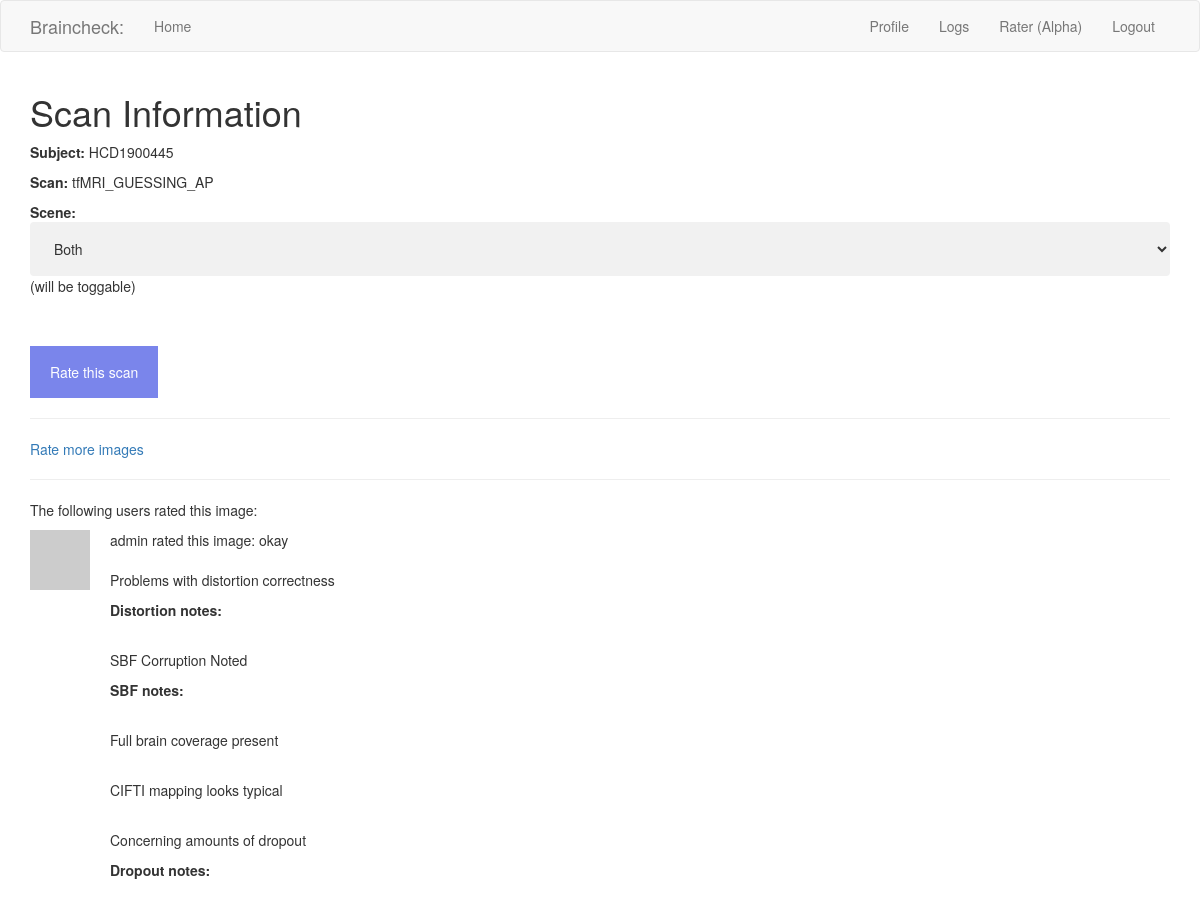
The app's page /scan_rater/HCD1900445/tfMRI_GUESSING_AP (signed in) with its own data.
### app/models.py (models this page shows, shortened)
class ScanRater(db.Model):
    __tablename__ = 'scan_ratings'
    id = db.Column(db.Integer, primary_key=True)
    subj_name = db.Column(db.String, index=True)
    scan_type = db.Column(db.String, index = True)
    distort_okay = db.Column(db.String, index=True)
    distort_notes = db.Column(db.String, index=True)
    SBF_corr = db.Column(db.String, index=True)
    SBF_corr_notes = db.Column(db.String, index=True)
    full_brain_cov = db.Column(db.String, index=True)
    full_brain_notes = db.Column(db.String, index=True)
    CIFTI_map = db.Column(db.String, index=True)
    CIFTI_notes = db.Column(db.String, index=True)
    dropout = db.Column(db.String, index=True)
    dropout_notes = db.Column(db.String, index=True)
    rating = db.Column(db.Integer, index=True)
    notes = db.Column(db.String)
    user_id = db.Column(db.Integer, db.ForeignKey('usernames.id'))

class Usernames(db.Model, UserMixin):
    __tablename__ = 'usernames'
    id = db.Column(db.Integer, primary_key=True)
    username = db.Column(db.String, index=True, unique=True)
    pass_hash = db.Column(db.String)
    about_me = db.Column(db.String(140))
    last_seen = db.Column(db.DateTime, default=datetime.utcnow)
    broadcasts = db.relationship('Broadcasts', backref='mod', lazy='dynamic')
    scan_ratings = db.relationship('ScanRater', backref='scan_rater', lazy = 'dynamic')
    def avatar(self, size):
        digest = md5(self.username.lower().encode('utf-8')).hexdigest()
        return 'https://gravatar.com/avatar/{}?d=identicon&s={}'.format(digest, size)

### app/routes.py (the view, shortened to what this page needs)
@app.route('/scan_rater/<subject>/<filename>', methods=['GET', 'POST'])
@login_required
def scan_rater(subject, filename):
    scan = filename
    images = []
    for file in files:
        if subject in file and scan in file:
            images.append(file)
    scene = 0
    if 'scene1' in filename:
        scene = 1
    elif 'scene2' in filename:
        scene = 2
    scan_ratings = db.session.query(ScanRater).filter_by(subj_name=subject, scan_type=scan)
    form = ImgRating()
    scene_form = SceneChoose()
    return render_template('rate_image.html', image_ratings=scan_ratings, form=form, filename=filename, subject=subject, scan=scan, scene=scene, scene_form=scene_form, images=images)

### app/forms.py
class SceneChoose(FlaskForm):
    scene = SelectField('Select Scene', choices=[('both', 'Both'), ('one', '1'), ('two', '2')])

### app/models.py (called while the page is built)
@login.user_loader
def load_user(id):
    return Usernames.query.get(int(id))

### app/routes.py (called while the page is built)
@app.before_request
def before_request():
    if current_user.is_authenticated:
        current_user.last_seen = datetime.utcnow()
        db.session.commit()

### app/templates/rate_image.html (shortened to what this page needs)
{% extends "base.html" %}
{% import 'bootstrap/wtf.html' as wtf %}
{% block app_content %}
    <h1>Scan Information</h1>
    <p><strong>Subject:</strong> {{ subject }}</p>
    <p><strong>Scan:</strong> {{ scan }}</p>
    <p><strong>Scene: </strong> {{ scene_form.hidden_tag() }}
                                {{ scene_form.scene(onclick="changeSceneView()") }} (will be toggable)</p>
    <br>
    <br>
    <button type="button" class="open-button" onclick='openForm()'>
        Rate this scan
    </button>
    <hr>
    <a href="{{ url_for('rater') }}">Rate more images</a>
    <hr>
    <p> The following users rated this image: </p>
    {% for rating in image_ratings %}
        {% include '_ratings.html' %}
    {% endfor %}
{% endblock %}

### app/templates/_ratings.html
<table>
    <tr valign="top">
        <td><img src="{{ rating.scan_rater.avatar(38) }}"></td>
        <td>{{ rating.scan_rater.username }} rated this image: {{ rating.rating }}<br><br>
        {% if rating.distort_okay == 'yes' %}<p>Distortion correction okay</p>{% else %}<p>Problems with distortion correctness</p><p><strong>Distortion notes: </strong>{{ rating.distort_notes }}</p>{% endif %}<br>
        {% if rating.SBF_corr == 'no' %}<p>No SBF corruption</p>{% else %}<p>SBF Corruption Noted</p><p><strong>SBF notes: </strong>{{ rating.SBF_corr_notes }}</p> {% endif %} <br>
        {% if rating.full_brain_cov == 'yes' %}<p>Full brain coverage present</p>{% else %}<p>Problems with full brain coverage</p><p><strong>Coverage notes: </strong>{{ rating.full_brain_notes }}</p> {% endif %} <br>
        {% if rating.CIFTI_map == 'yes' %}<p>CIFTI mapping looks typical</p>{% else %}<p>CIFTI mapping is atypical</p><p><strong>CIFTI mapping notes: </strong>{{ rating.CIFTI_notes }}</p> {% endif %} <br>
        {% if rating.dropout == 'no' %}<p>No/little dropout detected</p>{% else %}<p>Concerning amounts of dropout</p><p><strong>Dropout notes: </strong>{{ rating.dropout_notes }}</p> {% endif %} <br>
        {% if rating.notes %}<strong>Additional Notes: {{ rating.notes }} </strong> {% endif %}</td>
    </tr>
</table>

### app/templates/rate_image.html (style rules this page uses)
.open-button { background-color: rgb(89, 103, 231); color: white; padding: 16px 20px; border: none; cursor: pointer; opacity: 0.8; position: dynamic; }
select { width: 100%; padding: 16px 20px; border: none; border-radius: 4px; background-color: #f1f1f1; }
img { max-width: 75%; height: auto; }

### records on screen
ScanRater: subj_name "HCD1900445", scan_type "tfMRI_GUESSING_AP", scan_rater.username "admin", rating "okay", full_brain_cov "Full brain coverage present", CIFTI_map "CIFTI mapping looks typical"
